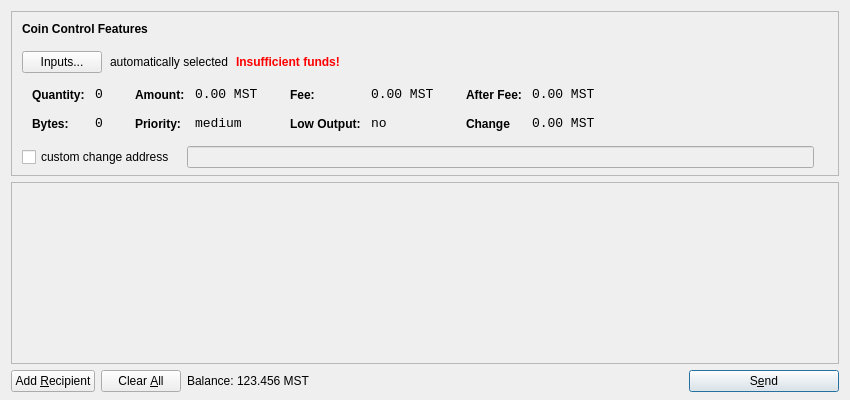
<?xml version="1.0" encoding="UTF-8"?>
<ui version="4.0">
 <class>SendCoinsDialog</class>
 <widget class="QDialog" name="SendCoinsDialog">
  <property name="geometry">
   <rect>
    <x>0</x>
    <y>0</y>
    <width>850</width>
    <height>400</height>
   </rect>
  </property>
  <property name="windowTitle">
   <string>Send Coins</string>
  </property>
  <layout class="QVBoxLayout" name="verticalLayout" stretch="0,1,0">
   <property name="bottomMargin">
    <number>8</number>
   </property>
   <item>
    <widget class="QFrame" name="frameCoinControl">
     <property name="sizePolicy">
      <sizepolicy hsizetype="Expanding" vsizetype="Expanding">
       <horstretch>0</horstretch>
       <verstretch>0</verstretch>
      </sizepolicy>
     </property>
     <property name="maximumSize">
      <size>
       <width>16777215</width>
       <height>16777215</height>
      </size>
     </property>
     <property name="frameShape">
      <enum>QFrame::StyledPanel</enum>
     </property>
     <property name="frameShadow">
      <enum>QFrame::Sunken</enum>
     </property>
     <layout class="QVBoxLayout" name="verticalLayoutCoinControl2">
      <property name="spacing">
       <number>-1</number>
      </property>
      <property name="leftMargin">
       <number>0</number>
      </property>
      <property name="topMargin">
       <number>0</number>
      </property>
      <property name="rightMargin">
       <number>0</number>
      </property>
      <property name="bottomMargin">
       <number>6</number>
      </property>
      <item>
       <layout class="QVBoxLayout" name="verticalLayoutCoinControl" stretch="0,0,0,0,1">
        <property name="spacing">
         <number>0</number>
        </property>
        <property name="leftMargin">
         <number>10</number>
        </property>
        <property name="topMargin">
         <number>10</number>
        </property>
        <item>
         <layout class="QHBoxLayout" name="horizontalLayoutCoinControl1">
          <property name="bottomMargin">
           <number>15</number>
          </property>
          <item>
           <widget class="QLabel" name="labelCoinControlFeatures">
            <property name="sizePolicy">
             <sizepolicy hsizetype="Preferred" vsizetype="Maximum">
              <horstretch>0</horstretch>
              <verstretch>0</verstretch>
             </sizepolicy>
            </property>
            <property name="font">
             <font>
              <weight>75</weight>
              <bold>true</bold>
             </font>
            </property>
            <property name="styleSheet">
             <string notr="true">font-weight:bold;</string>
            </property>
            <property name="text">
             <string>Coin Control Features</string>
            </property>
           </widget>
          </item>
         </layout>
        </item>
        <item>
         <layout class="QHBoxLayout" name="horizontalLayoutCoinControl2" stretch="0,0,0,0">
          <property name="spacing">
           <number>8</number>
          </property>
          <property name="bottomMargin">
           <number>10</number>
          </property>
          <item>
           <widget class="QPushButton" name="pushButtonCoinControl">
            <property name="styleSheet">
             <string notr="true"/>
            </property>
            <property name="text">
             <string>Inputs...</string>
            </property>
           </widget>
          </item>
          <item>
           <widget class="QLabel" name="labelCoinControlAutomaticallySelected">
            <property name="text">
             <string>automatically selected</string>
            </property>
            <property name="margin">
             <number>5</number>
            </property>
           </widget>
          </item>
          <item>
           <widget class="QLabel" name="labelCoinControlInsuffFunds">
            <property name="font">
             <font>
              <weight>75</weight>
              <bold>true</bold>
             </font>
            </property>
            <property name="styleSheet">
             <string notr="true">color:red;font-weight:bold;</string>
            </property>
            <property name="text">
             <string>Insufficient funds!</string>
            </property>
            <property name="margin">
             <number>5</number>
            </property>
           </widget>
          </item>
          <item>
           <spacer name="horizontalSpacerCoinControl">
            <property name="orientation">
             <enum>Qt::Horizontal</enum>
            </property>
            <property name="sizeHint" stdset="0">
             <size>
              <width>40</width>
              <height>1</height>
             </size>
            </property>
           </spacer>
          </item>
         </layout>
        </item>
        <item>
         <widget class="QWidget" name="widgetCoinControl" native="true">
          <property name="sizePolicy">
           <sizepolicy hsizetype="Preferred" vsizetype="Preferred">
            <horstretch>0</horstretch>
            <verstretch>0</verstretch>
           </sizepolicy>
          </property>
          <property name="minimumSize">
           <size>
            <width>0</width>
            <height>0</height>
           </size>
          </property>
          <property name="styleSheet">
           <string notr="true"/>
          </property>
          <layout class="QHBoxLayout" name="horizontalLayoutCoinControl5">
           <property name="margin">
            <number>0</number>
           </property>
           <item>
            <layout class="QHBoxLayout" name="horizontalLayoutCoinControl3" stretch="0,0,0,1">
             <property name="spacing">
              <number>20</number>
             </property>
             <property name="topMargin">
              <number>0</number>
             </property>
             <property name="bottomMargin">
              <number>10</number>
             </property>
             <item>
              <layout class="QFormLayout" name="formLayoutCoinControl1">
               <property name="horizontalSpacing">
                <number>10</number>
               </property>
               <property name="verticalSpacing">
                <number>14</number>
               </property>
               <property name="leftMargin">
                <number>10</number>
               </property>
               <property name="topMargin">
                <number>4</number>
               </property>
               <property name="rightMargin">
                <number>6</number>
               </property>
               <item row="0" column="0">
                <widget class="QLabel" name="labelCoinControlQuantityText">
                 <property name="styleSheet">
                  <string notr="true">font-weight:bold;</string>
                 </property>
                 <property name="text">
                  <string>Quantity:</string>
                 </property>
                 <property name="margin">
                  <number>0</number>
                 </property>
                </widget>
               </item>
               <item row="0" column="1">
                <widget class="QLabel" name="labelCoinControlQuantity">
                 <property name="font">
                  <font>
                   <family>Monospace</family>
                   <pointsize>10</pointsize>
                  </font>
                 </property>
                 <property name="cursor">
                  <cursorShape>IBeamCursor</cursorShape>
                 </property>
                 <property name="contextMenuPolicy">
                  <enum>Qt::ActionsContextMenu</enum>
                 </property>
                 <property name="text">
                  <string>0</string>
                 </property>
                 <property name="margin">
                  <number>0</number>
                 </property>
                 <property name="textInteractionFlags">
                  <set>Qt::LinksAccessibleByMouse|Qt::TextSelectableByKeyboard|Qt::TextSelectableByMouse</set>
                 </property>
                </widget>
               </item>
               <item row="1" column="0">
                <widget class="QLabel" name="labelCoinControlBytesText">
                 <property name="styleSheet">
                  <string notr="true">font-weight:bold;</string>
                 </property>
                 <property name="text">
                  <string>Bytes:</string>
                 </property>
                </widget>
               </item>
               <item row="1" column="1">
                <widget class="QLabel" name="labelCoinControlBytes">
                 <property name="font">
                  <font>
                   <family>Monospace</family>
                   <pointsize>10</pointsize>
                  </font>
                 </property>
                 <property name="cursor">
                  <cursorShape>IBeamCursor</cursorShape>
                 </property>
                 <property name="contextMenuPolicy">
                  <enum>Qt::ActionsContextMenu</enum>
                 </property>
                 <property name="text">
                  <string>0</string>
                 </property>
                 <property name="textInteractionFlags">
                  <set>Qt::LinksAccessibleByMouse|Qt::TextSelectableByKeyboard|Qt::TextSelectableByMouse</set>
                 </property>
                </widget>
               </item>
              </layout>
             </item>
             <item>
              <layout class="QFormLayout" name="formLayoutCoinControl2">
               <property name="horizontalSpacing">
                <number>10</number>
               </property>
               <property name="verticalSpacing">
                <number>14</number>
               </property>
               <property name="leftMargin">
                <number>6</number>
               </property>
               <property name="topMargin">
                <number>4</number>
               </property>
               <property name="rightMargin">
                <number>6</number>
               </property>
               <item row="0" column="0">
                <widget class="QLabel" name="labelCoinControlAmountText">
                 <property name="styleSheet">
                  <string notr="true">font-weight:bold;</string>
                 </property>
                 <property name="text">
                  <string>Amount:</string>
                 </property>
                 <property name="margin">
                  <number>0</number>
                 </property>
                </widget>
               </item>
               <item row="0" column="1">
                <widget class="QLabel" name="labelCoinControlAmount">
                 <property name="font">
                  <font>
                   <family>Monospace</family>
                   <pointsize>10</pointsize>
                  </font>
                 </property>
                 <property name="cursor">
                  <cursorShape>IBeamCursor</cursorShape>
                 </property>
                 <property name="contextMenuPolicy">
                  <enum>Qt::ActionsContextMenu</enum>
                 </property>
                 <property name="text">
                  <string>0.00 MST</string>
                 </property>
                 <property name="textInteractionFlags">
                  <set>Qt::LinksAccessibleByMouse|Qt::TextSelectableByKeyboard|Qt::TextSelectableByMouse</set>
                 </property>
                </widget>
               </item>
               <item row="1" column="0">
                <widget class="QLabel" name="labelCoinControlPriorityText">
                 <property name="styleSheet">
                  <string notr="true">font-weight:bold;</string>
                 </property>
                 <property name="text">
                  <string>Priority:</string>
                 </property>
                </widget>
               </item>
               <item row="1" column="1">
                <widget class="QLabel" name="labelCoinControlPriority">
                 <property name="font">
                  <font>
                   <family>Monospace</family>
                   <pointsize>10</pointsize>
                  </font>
                 </property>
                 <property name="cursor">
                  <cursorShape>IBeamCursor</cursorShape>
                 </property>
                 <property name="contextMenuPolicy">
                  <enum>Qt::ActionsContextMenu</enum>
                 </property>
                 <property name="text">
                  <string>medium</string>
                 </property>
                 <property name="textInteractionFlags">
                  <set>Qt::LinksAccessibleByMouse|Qt::TextSelectableByKeyboard|Qt::TextSelectableByMouse</set>
                 </property>
                </widget>
               </item>
              </layout>
             </item>
             <item>
              <layout class="QFormLayout" name="formLayoutCoinControl3">
               <property name="horizontalSpacing">
                <number>10</number>
               </property>
               <property name="verticalSpacing">
                <number>14</number>
               </property>
               <property name="leftMargin">
                <number>6</number>
               </property>
               <property name="topMargin">
                <number>4</number>
               </property>
               <property name="rightMargin">
                <number>6</number>
               </property>
               <item row="0" column="0">
                <widget class="QLabel" name="labelCoinControlFeeText">
                 <property name="styleSheet">
                  <string notr="true">font-weight:bold;</string>
                 </property>
                 <property name="text">
                  <string>Fee:</string>
                 </property>
                 <property name="margin">
                  <number>0</number>
                 </property>
                </widget>
               </item>
               <item row="0" column="1">
                <widget class="QLabel" name="labelCoinControlFee">
                 <property name="font">
                  <font>
                   <family>Monospace</family>
                   <pointsize>10</pointsize>
                  </font>
                 </property>
                 <property name="cursor">
                  <cursorShape>IBeamCursor</cursorShape>
                 </property>
                 <property name="contextMenuPolicy">
                  <enum>Qt::ActionsContextMenu</enum>
                 </property>
                 <property name="text">
                  <string>0.00 MST</string>
                 </property>
                 <property name="textInteractionFlags">
                  <set>Qt::LinksAccessibleByMouse|Qt::TextSelectableByKeyboard|Qt::TextSelectableByMouse</set>
                 </property>
                </widget>
               </item>
               <item row="1" column="0">
                <widget class="QLabel" name="labelCoinControlLowOutputText">
                 <property name="styleSheet">
                  <string notr="true">font-weight:bold;</string>
                 </property>
                 <property name="text">
                  <string>Low Output:</string>
                 </property>
                </widget>
               </item>
               <item row="1" column="1">
                <widget class="QLabel" name="labelCoinControlLowOutput">
                 <property name="font">
                  <font>
                   <family>Monospace</family>
                   <pointsize>10</pointsize>
                  </font>
                 </property>
                 <property name="cursor">
                  <cursorShape>IBeamCursor</cursorShape>
                 </property>
                 <property name="contextMenuPolicy">
                  <enum>Qt::ActionsContextMenu</enum>
                 </property>
                 <property name="text">
                  <string>no</string>
                 </property>
                 <property name="textInteractionFlags">
                  <set>Qt::LinksAccessibleByMouse|Qt::TextSelectableByKeyboard|Qt::TextSelectableByMouse</set>
                 </property>
                </widget>
               </item>
              </layout>
             </item>
             <item>
              <layout class="QFormLayout" name="formLayoutCoinControl4">
               <property name="horizontalSpacing">
                <number>10</number>
               </property>
               <property name="verticalSpacing">
                <number>14</number>
               </property>
               <property name="leftMargin">
                <number>6</number>
               </property>
               <property name="topMargin">
                <number>4</number>
               </property>
               <property name="rightMargin">
                <number>6</number>
               </property>
               <item row="0" column="0">
                <widget class="QLabel" name="labelCoinControlAfterFeeText">
                 <property name="styleSheet">
                  <string notr="true">font-weight:bold;</string>
                 </property>
                 <property name="text">
                  <string>After Fee:</string>
                 </property>
                 <property name="margin">
                  <number>0</number>
                 </property>
                </widget>
               </item>
               <item row="0" column="1">
                <widget class="QLabel" name="labelCoinControlAfterFee">
                 <property name="font">
                  <font>
                   <family>Monospace</family>
                   <pointsize>10</pointsize>
                  </font>
                 </property>
                 <property name="cursor">
                  <cursorShape>IBeamCursor</cursorShape>
                 </property>
                 <property name="contextMenuPolicy">
                  <enum>Qt::ActionsContextMenu</enum>
                 </property>
                 <property name="text">
                  <string>0.00 MST</string>
                 </property>
                 <property name="textInteractionFlags">
                  <set>Qt::LinksAccessibleByMouse|Qt::TextSelectableByKeyboard|Qt::TextSelectableByMouse</set>
                 </property>
                </widget>
               </item>
               <item row="1" column="0">
                <widget class="QLabel" name="labelCoinControlChangeText">
                 <property name="styleSheet">
                  <string notr="true">font-weight:bold;</string>
                 </property>
                 <property name="text">
                  <string>Change</string>
                 </property>
                </widget>
               </item>
               <item row="1" column="1">
                <widget class="QLabel" name="labelCoinControlChange">
                 <property name="font">
                  <font>
                   <family>Monospace</family>
                   <pointsize>10</pointsize>
                  </font>
                 </property>
                 <property name="cursor">
                  <cursorShape>IBeamCursor</cursorShape>
                 </property>
                 <property name="contextMenuPolicy">
                  <enum>Qt::ActionsContextMenu</enum>
                 </property>
                 <property name="text">
                  <string>0.00 MST</string>
                 </property>
                 <property name="textInteractionFlags">
                  <set>Qt::LinksAccessibleByMouse|Qt::TextSelectableByKeyboard|Qt::TextSelectableByMouse</set>
                 </property>
                </widget>
               </item>
              </layout>
             </item>
            </layout>
           </item>
          </layout>
         </widget>
        </item>
        <item>
         <layout class="QHBoxLayout" name="horizontalLayoutCoinControl4" stretch="0,0,0">
          <property name="spacing">
           <number>12</number>
          </property>
          <property name="sizeConstraint">
           <enum>QLayout::SetDefaultConstraint</enum>
          </property>
          <property name="topMargin">
           <number>5</number>
          </property>
          <property name="rightMargin">
           <number>5</number>
          </property>
          <item>
           <widget class="QCheckBox" name="checkBoxCoinControlChange">
            <property name="text">
             <string>custom change address</string>
            </property>
           </widget>
          </item>
          <item>
           <widget class="QLineEdit" name="lineEditCoinControlChange">
            <property name="enabled">
             <bool>false</bool>
            </property>
            <property name="sizePolicy">
             <sizepolicy hsizetype="Expanding" vsizetype="Fixed">
              <horstretch>0</horstretch>
              <verstretch>0</verstretch>
             </sizepolicy>
            </property>
           </widget>
          </item>
          <item>
           <widget class="QLabel" name="labelCoinControlChangeLabel">
            <property name="sizePolicy">
             <sizepolicy hsizetype="Preferred" vsizetype="Expanding">
              <horstretch>0</horstretch>
              <verstretch>0</verstretch>
             </sizepolicy>
            </property>
            <property name="minimumSize">
             <size>
              <width>0</width>
              <height>0</height>
             </size>
            </property>
            <property name="text">
             <string/>
            </property>
            <property name="margin">
             <number>3</number>
            </property>
           </widget>
          </item>
         </layout>
        </item>
        <item>
         <spacer name="verticalSpacerCoinControl">
          <property name="orientation">
           <enum>Qt::Vertical</enum>
          </property>
          <property name="sizeHint" stdset="0">
           <size>
            <width>800</width>
            <height>1</height>
           </size>
          </property>
         </spacer>
        </item>
       </layout>
      </item>
     </layout>
    </widget>
   </item>
   <item>
    <widget class="QScrollArea" name="scrollArea">
     <property name="widgetResizable">
      <bool>true</bool>
     </property>
     <widget class="QWidget" name="scrollAreaWidgetContents">
      <property name="geometry">
       <rect>
        <x>0</x>
        <y>0</y>
        <width>830</width>
        <height>165</height>
       </rect>
      </property>
      <layout class="QVBoxLayout" name="verticalLayout_2">
       <property name="margin">
        <number>0</number>
       </property>
       <item>
        <layout class="QVBoxLayout" name="entries">
         <property name="spacing">
          <number>6</number>
         </property>
        </layout>
       </item>
       <item>
        <spacer name="verticalSpacer">
         <property name="orientation">
          <enum>Qt::Vertical</enum>
         </property>
         <property name="sizeHint" stdset="0">
          <size>
           <width>20</width>
           <height>40</height>
          </size>
         </property>
        </spacer>
       </item>
      </layout>
     </widget>
    </widget>
   </item>
   <item>
    <layout class="QHBoxLayout" name="horizontalLayout">
     <item>
      <widget class="QPushButton" name="addButton">
       <property name="toolTip">
        <string>Send to multiple recipients at once</string>
       </property>
       <property name="text">
        <string>Add &amp;Recipient</string>
       </property>
       <property name="icon">
        <iconset resource="../bitcoin.qrc">
         <normaloff>:/icons/add</normaloff>:/icons/add</iconset>
       </property>
       <property name="autoDefault">
        <bool>false</bool>
       </property>
      </widget>
     </item>
     <item>
      <widget class="QPushButton" name="clearButton">
       <property name="sizePolicy">
        <sizepolicy hsizetype="Minimum" vsizetype="Fixed">
         <horstretch>0</horstretch>
         <verstretch>0</verstretch>
        </sizepolicy>
       </property>
       <property name="toolTip">
        <string>Remove all transaction fields</string>
       </property>
       <property name="text">
        <string>Clear &amp;All</string>
       </property>
       <property name="icon">
        <iconset resource="../bitcoin.qrc">
         <normaloff>:/icons/remove</normaloff>:/icons/remove</iconset>
       </property>
       <property name="autoRepeatDelay">
        <number>300</number>
       </property>
       <property name="autoDefault">
        <bool>false</bool>
       </property>
      </widget>
     </item>
     <item>
      <layout class="QHBoxLayout" name="horizontalLayout_2">
       <property name="spacing">
        <number>3</number>
       </property>
       <item>
        <widget class="QLabel" name="label">
         <property name="sizePolicy">
          <sizepolicy hsizetype="Preferred" vsizetype="Fixed">
           <horstretch>0</horstretch>
           <verstretch>0</verstretch>
          </sizepolicy>
         </property>
         <property name="text">
          <string>Balance:</string>
         </property>
        </widget>
       </item>
       <item>
        <widget class="QLabel" name="labelBalance">
         <property name="sizePolicy">
          <sizepolicy hsizetype="Preferred" vsizetype="Fixed">
           <horstretch>0</horstretch>
           <verstretch>0</verstretch>
          </sizepolicy>
         </property>
         <property name="cursor">
          <cursorShape>IBeamCursor</cursorShape>
         </property>
         <property name="text">
          <string>123.456 MST</string>
         </property>
         <property name="textInteractionFlags">
          <set>Qt::LinksAccessibleByMouse|Qt::TextSelectableByKeyboard|Qt::TextSelectableByMouse</set>
         </property>
        </widget>
       </item>
      </layout>
     </item>
     <item>
      <spacer name="horizontalSpacer">
       <property name="orientation">
        <enum>Qt::Horizontal</enum>
       </property>
       <property name="sizeHint" stdset="0">
        <size>
         <width>40</width>
         <height>20</height>
        </size>
       </property>
      </spacer>
     </item>
     <item>
      <widget class="QPushButton" name="sendButton">
       <property name="minimumSize">
        <size>
         <width>150</width>
         <height>0</height>
        </size>
       </property>
       <property name="toolTip">
        <string>Confirm the send action</string>
       </property>
       <property name="text">
        <string>S&amp;end</string>
       </property>
       <property name="icon">
        <iconset resource="../bitcoin.qrc">
         <normaloff>:/icons/send</normaloff>:/icons/send</iconset>
       </property>
       <property name="default">
        <bool>true</bool>
       </property>
      </widget>
     </item>
    </layout>
   </item>
  </layout>
 </widget>
 <resources>
  <include location="../bitcoin.qrc"/>
 </resources>
 <connections/>
</ui>
